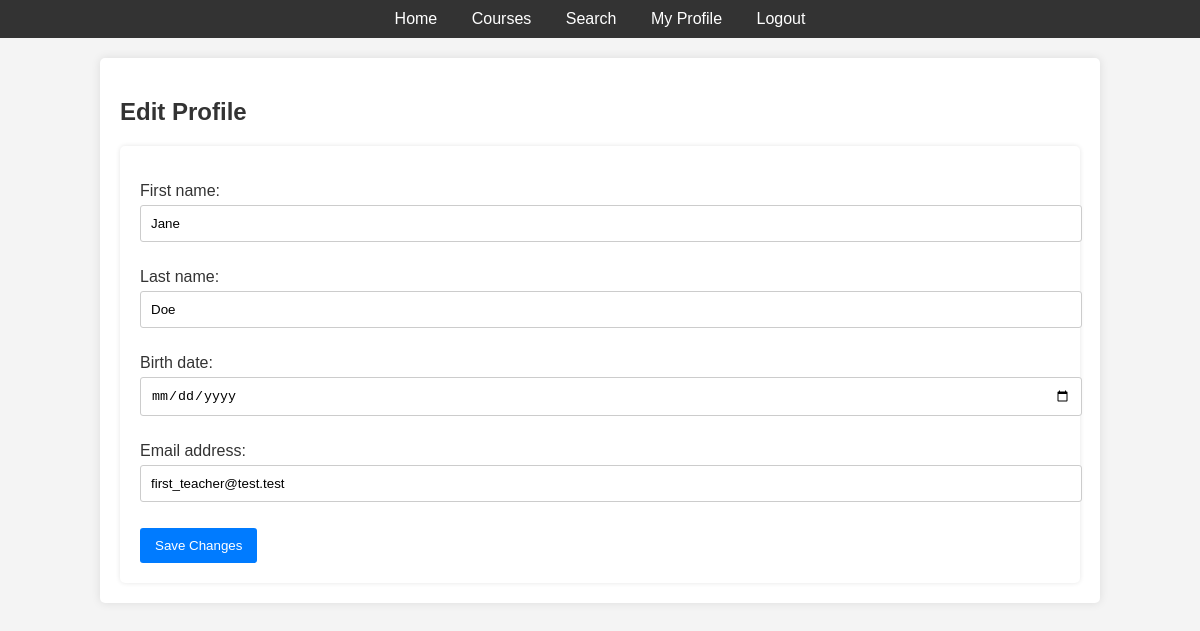
/users/profile/edit/ (signed in), run on the app's committed database.
### users/models.py (models this page shows, shortened)
class CustomUser(AbstractUser):
    birth_date = models.DateField("Date of Birth", null=True, blank=True)

### users/views.py (the view)
# urls.py: path("profile/edit/", edit_profile, name="edit_profile"),
@login_required
def edit_profile(request):
    user = request.user
    if request.method == "POST":
        form = UserProfileForm(request.POST, instance=user)
        if form.is_valid():
            form.save()
            return redirect("user_profile", user_id=user.id)
    else:
        form = UserProfileForm(instance=user)
    return render(request, "users/edit_profile.html", {"form": form})

### users/forms.py
class UserProfileForm(forms.ModelForm):
    birth_date = forms.DateField(
        widget=forms.DateInput(attrs={"type": "date"}),
        required=False
    )
    class Meta:
        model = CustomUser
        fields = ["first_name", "last_name", "birth_date", "email"]

### templates/users/edit_profile.html (shortened to what this page needs)
{% extends 'base.html' %}
{% block content %}
    <h2>Edit Profile</h2>
    <form method="post">
        {{ form.as_p }}
        <button type="submit">Save Changes</button>
    </form>
{% endblock %}

### static/css/style.css (style rules this page uses)
body { font-family: Arial, sans-serif; background-color: #f4f4f4; color: #333; margin: 0; padding: 0; }
button, .btn { display: inline-block; padding: 10px 15px; background-color: #007bff; color: white; text-decoration: none; border: none; border-radius: 3px; cursor: pointer; }
form { background-color: #fff; padding: 20px; border-radius: 5px; box-shadow: 0 0 5px rgba(0, 0, 0, 0.1); }
input, select, textarea { width: 100%; padding: 10px; margin-top: 5px; margin-bottom: 10px; border: 1px solid #ccc; border-radius: 3px; }
input[type="submit"], button { width: auto; }

### data on the page
CustomUser: first_name "Jane", last_name "Doe", email "first_teacher@test.test"
